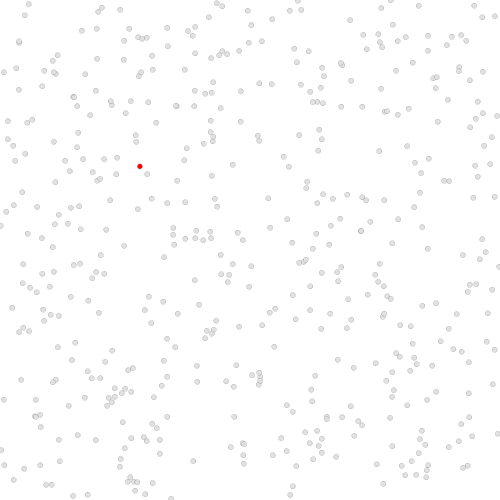
Frame 1 (no input)
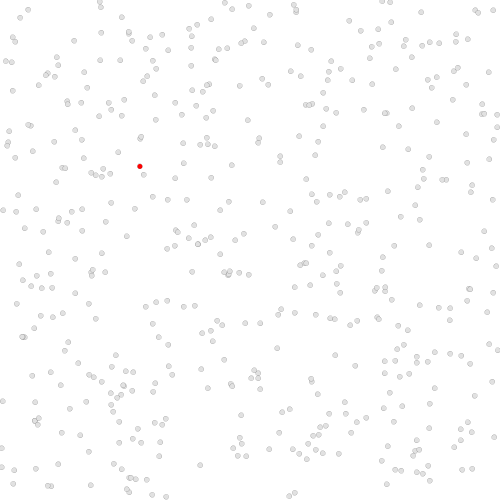
Frame 60 (the mouse pressed at the canvas centre just before this capture)
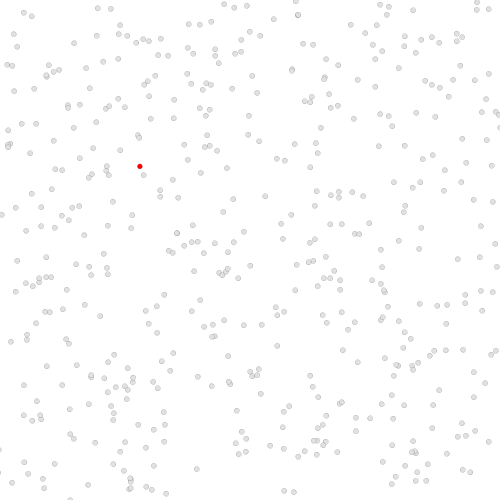
Frame 120 (the mouse held since frame 60 and released just before this capture)

The Processing sketch that drew these frames (run headless with seeded random() and noise(); from frame 60 on, the mouse is pressed at the canvas centre):

// Processing sketch: processing_118011
// ── processing_118011.pde

 
Cell[]myCells= new Cell[500];


void setup() {
  size(500, 500);
  for (int i=0; i <myCells.length; i++) {
    myCells[i]=new Cell();
  }
  myCells[0].isseed=true;
  // start position of the first seed cell 
  myCells[0].location= new PVector(random(100,200),random(100,200));
 
  
}


void draw () {
   background(255);
  for (int i=0; i<myCells.length;i++) {
     myCells[i].display();
    myCells[i].update();
  }
  for (int i=0; i<myCells.length; i++) {
    if (myCells[i].isseed== false) {
      for (int j=0; j<myCells.length; j++) {
        if (myCells[j].isseed==true) {
          float d;
          d= PVector.dist(myCells[i].location, myCells[j].location);
          if (d<5) {
            myCells[i].isseed=true;
            //strokeWeight(random(1,10));
           // stroke(random(0,255),random(0,255),random(0,255));
            //line(myCells[i].location.x, myCells[i].location.y, myCells[j].location.x, myCells[j].location.y);
          }
        }
      }
    }
  }
}

class Cell {
  PVector location= new PVector(); //creating vectors
  PVector velocity=new PVector();
  float dia;
  boolean isseed;
  float cellred, cellgreen, cellblue;
  float lineweight;

  Cell() {
    location = new PVector(random(500), random(500)); 
    dia=5;
    isseed=false;
    cellred=225;
    cellblue=225;
    cellgreen=225;
    lineweight=0.1;
  }

  void display() {
    strokeWeight(lineweight);
    if (isseed==true) {
      fill(255, 0, 0);
    }
    if (isseed==false) {
      fill(cellred, cellgreen, cellblue);
    }

    ellipse(location.x, location.y, dia, dia);
  }
  void update() {
    if (isseed==false) {
      velocity = new PVector(random(-1, 1), random(-1, 1));
      location.add(velocity);
    }
  }
}
